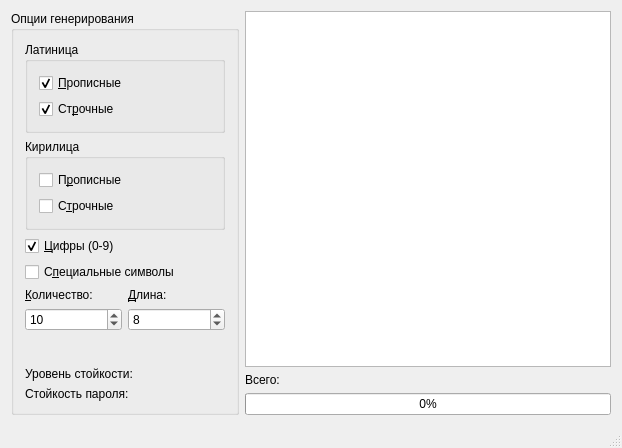
<?xml version="1.0" encoding="UTF-8"?>
<ui version="4.0">
 <class>UPasswordGeneratorForm</class>
 <widget class="QMainWindow" name="UPasswordGeneratorForm">
  <property name="geometry">
   <rect>
    <x>0</x>
    <y>0</y>
    <width>622</width>
    <height>448</height>
   </rect>
  </property>
  <property name="windowTitle">
   <string>UPasswordGeneratorForm</string>
  </property>
  <widget class="QWidget" name="centralWidget">
   <layout class="QHBoxLayout" name="horizontalLayout_2">
    <item>
     <layout class="QVBoxLayout" name="verticalLayout">
      <item>
       <widget class="QGroupBox" name="groupBox">
        <property name="title">
         <string>Опции генерирования</string>
        </property>
        <layout class="QVBoxLayout" name="verticalLayout_7">
         <item>
          <widget class="QGroupBox" name="groupBox_2">
           <property name="sizePolicy">
            <sizepolicy hsizetype="Preferred" vsizetype="Preferred">
             <horstretch>0</horstretch>
             <verstretch>0</verstretch>
            </sizepolicy>
           </property>
           <property name="title">
            <string>Латиница</string>
           </property>
           <layout class="QVBoxLayout" name="verticalLayout_3">
            <item>
             <widget class="QCheckBox" name="cBoxLatinUpper">
              <property name="sizePolicy">
               <sizepolicy hsizetype="Fixed" vsizetype="Fixed">
                <horstretch>0</horstretch>
                <verstretch>0</verstretch>
               </sizepolicy>
              </property>
              <property name="text">
               <string>&amp;Прописные</string>
              </property>
              <property name="checked">
               <bool>true</bool>
              </property>
             </widget>
            </item>
            <item>
             <widget class="QCheckBox" name="cBoxLatinLower">
              <property name="sizePolicy">
               <sizepolicy hsizetype="Fixed" vsizetype="Fixed">
                <horstretch>0</horstretch>
                <verstretch>0</verstretch>
               </sizepolicy>
              </property>
              <property name="text">
               <string>Ст&amp;рочные</string>
              </property>
              <property name="checked">
               <bool>true</bool>
              </property>
             </widget>
            </item>
           </layout>
          </widget>
         </item>
         <item>
          <widget class="QGroupBox" name="groupBox_3">
           <property name="title">
            <string>Кирилица</string>
           </property>
           <layout class="QVBoxLayout" name="verticalLayout_4">
            <item>
             <widget class="QCheckBox" name="cBoxRussianUpper">
              <property name="text">
               <string>П&amp;рописные</string>
              </property>
             </widget>
            </item>
            <item>
             <widget class="QCheckBox" name="cBoxRussianLower">
              <property name="text">
               <string>С&amp;трочные</string>
              </property>
             </widget>
            </item>
           </layout>
          </widget>
         </item>
         <item>
          <widget class="QCheckBox" name="cBoxDigits">
           <property name="sizePolicy">
            <sizepolicy hsizetype="Fixed" vsizetype="Fixed">
             <horstretch>0</horstretch>
             <verstretch>0</verstretch>
            </sizepolicy>
           </property>
           <property name="text">
            <string>&amp;Цифры (0-9)</string>
           </property>
           <property name="checked">
            <bool>true</bool>
           </property>
          </widget>
         </item>
         <item>
          <widget class="QCheckBox" name="cBoxSymbols">
           <property name="sizePolicy">
            <sizepolicy hsizetype="Fixed" vsizetype="Fixed">
             <horstretch>0</horstretch>
             <verstretch>0</verstretch>
            </sizepolicy>
           </property>
           <property name="text">
            <string>С&amp;пециальные символы</string>
           </property>
          </widget>
         </item>
         <item>
          <layout class="QHBoxLayout" name="horizontalLayout">
           <item>
            <layout class="QVBoxLayout" name="verticalLayout_5">
             <item>
              <widget class="QLabel" name="labelNumberPasswords">
               <property name="enabled">
                <bool>true</bool>
               </property>
               <property name="text">
                <string>&amp;Количество:</string>
               </property>
               <property name="buddy">
                <cstring>sBoxNumberPasswords</cstring>
               </property>
              </widget>
             </item>
             <item>
              <widget class="QSpinBox" name="sBoxNumberPasswords">
               <property name="enabled">
                <bool>true</bool>
               </property>
               <property name="minimum">
                <number>1</number>
               </property>
               <property name="maximum">
                <number>1000</number>
               </property>
               <property name="value">
                <number>10</number>
               </property>
              </widget>
             </item>
            </layout>
           </item>
           <item>
            <layout class="QVBoxLayout" name="verticalLayout_6">
             <item>
              <widget class="QLabel" name="labelPasswordLength">
               <property name="text">
                <string>&amp;Длина:</string>
               </property>
               <property name="buddy">
                <cstring>sBoxPasswordLength</cstring>
               </property>
              </widget>
             </item>
             <item>
              <widget class="QSpinBox" name="sBoxPasswordLength">
               <property name="wrapping">
                <bool>false</bool>
               </property>
               <property name="frame">
                <bool>true</bool>
               </property>
               <property name="alignment">
                <set>Qt::AlignLeading|Qt::AlignLeft|Qt::AlignVCenter</set>
               </property>
               <property name="readOnly">
                <bool>false</bool>
               </property>
               <property name="specialValueText">
                <string/>
               </property>
               <property name="accelerated">
                <bool>false</bool>
               </property>
               <property name="minimum">
                <number>4</number>
               </property>
               <property name="maximum">
                <number>100</number>
               </property>
               <property name="value">
                <number>8</number>
               </property>
              </widget>
             </item>
            </layout>
           </item>
          </layout>
         </item>
         <item>
          <spacer name="verticalSpacer">
           <property name="orientation">
            <enum>Qt::Vertical</enum>
           </property>
           <property name="sizeHint" stdset="0">
            <size>
             <width>20</width>
             <height>40</height>
            </size>
           </property>
          </spacer>
         </item>
         <item>
          <widget class="QLabel" name="labelLevelStrengthPassword">
           <property name="sizePolicy">
            <sizepolicy hsizetype="Preferred" vsizetype="Preferred">
             <horstretch>0</horstretch>
             <verstretch>0</verstretch>
            </sizepolicy>
           </property>
           <property name="minimumSize">
            <size>
             <width>200</width>
             <height>0</height>
            </size>
           </property>
           <property name="text">
            <string>Уровень стойкости:</string>
           </property>
          </widget>
         </item>
         <item>
          <widget class="QLabel" name="labelStrengthPassword">
           <property name="text">
            <string>Стойкость пароля:</string>
           </property>
          </widget>
         </item>
        </layout>
       </widget>
      </item>
     </layout>
    </item>
    <item>
     <layout class="QVBoxLayout" name="verticalLayout_2">
      <item>
       <widget class="QListView" name="listViewPasswords">
        <property name="frameShape">
         <enum>QFrame::StyledPanel</enum>
        </property>
       </widget>
      </item>
      <item>
       <widget class="QLabel" name="labelOnlyPasswords">
        <property name="text">
         <string>Всего:</string>
        </property>
       </widget>
      </item>
      <item>
       <widget class="QProgressBar" name="progressBar">
        <property name="value">
         <number>0</number>
        </property>
        <property name="textDirection">
         <enum>QProgressBar::TopToBottom</enum>
        </property>
       </widget>
      </item>
     </layout>
    </item>
   </layout>
  </widget>
  <widget class="QMenuBar" name="menuBar">
   <property name="geometry">
    <rect>
     <x>0</x>
     <y>0</y>
     <width>622</width>
     <height>20</height>
    </rect>
   </property>
  </widget>
  <widget class="QStatusBar" name="statusBar">
   <property name="sizeGripEnabled">
    <bool>true</bool>
   </property>
  </widget>
 </widget>
 <layoutdefault spacing="6" margin="11"/>
 <resources/>
 <connections/>
</ui>
